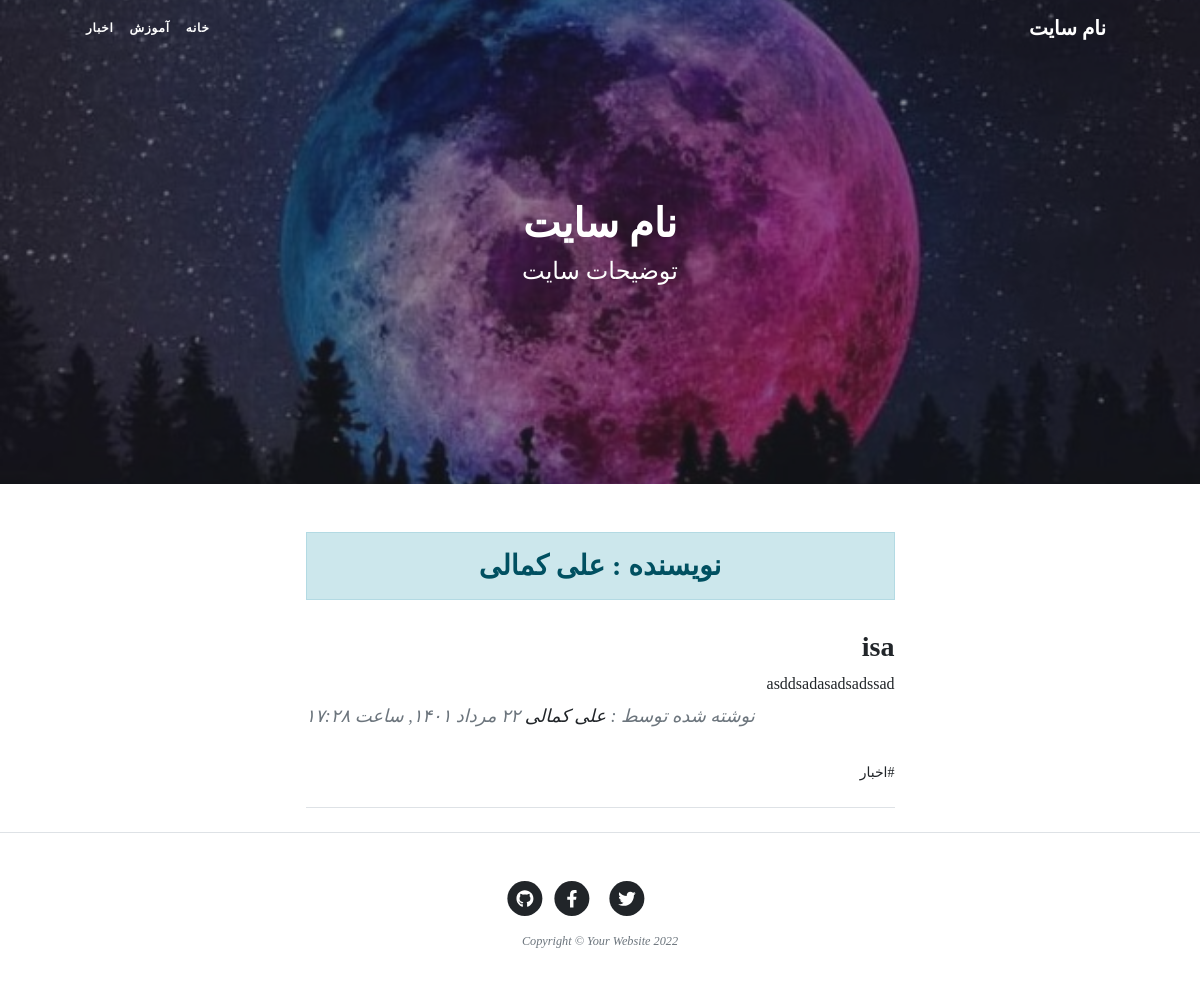
The app's page /author/irania9O, older data.
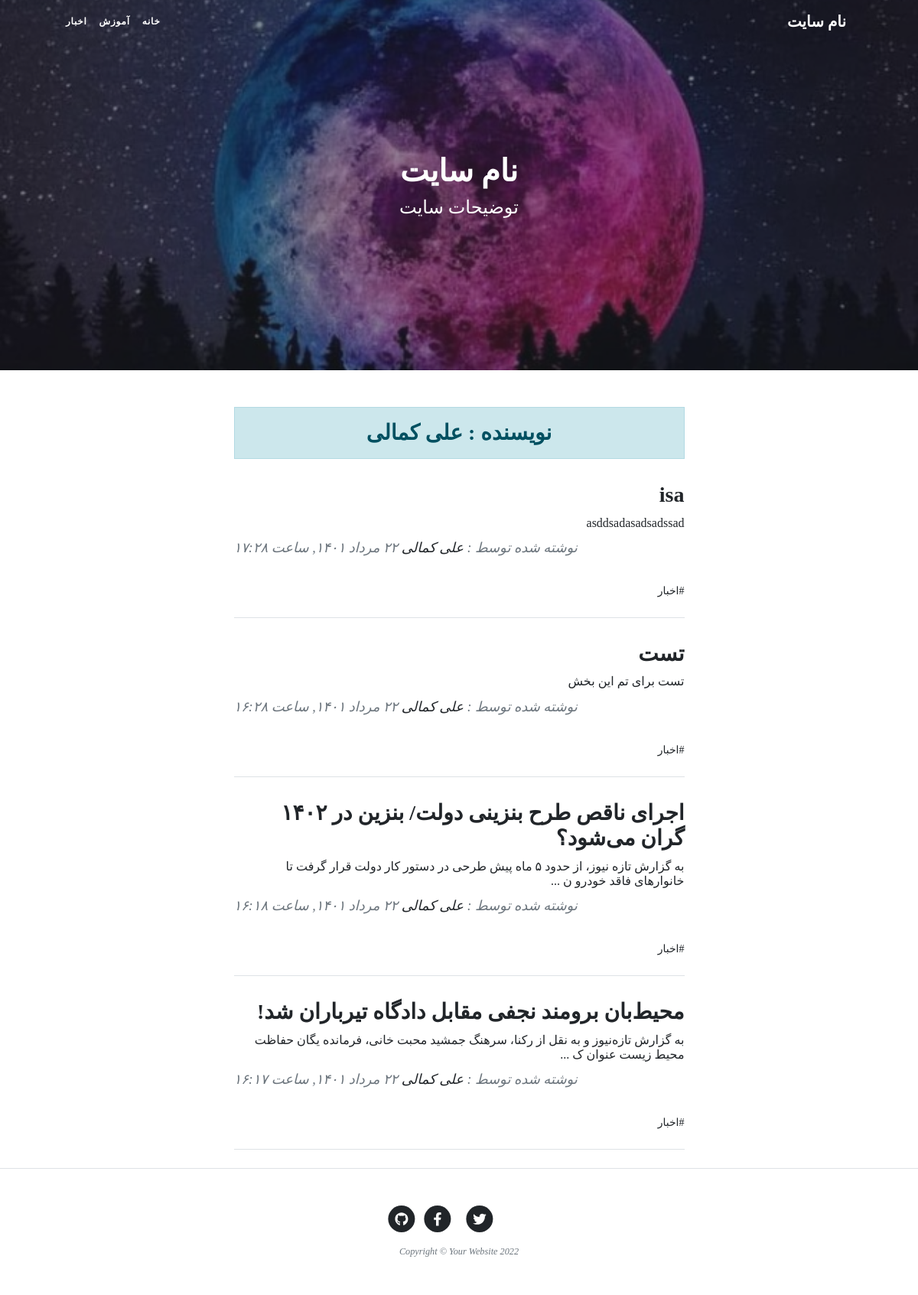
The same page, newer data.
### blog/models.py (models this page shows, shortened)
class SingletonBaseModel(models.Model):
    class Meta:
        verbose_name = "تنظیم"
        verbose_name_plural = "تنظیمات"
        abstract = True

class SiteSetting(SingletonBaseModel):
    site_header = models.CharField(max_length=50, verbose_name="هدر سایت", default="هدر سایت")
    site_name = models.CharField(max_length=100, verbose_name="نام سایت", default="نام سایت")
    site_description =  models.CharField(max_length=200, verbose_name="توضیحات سایت", default="توضیحات سایت")
    image = models.ImageField(upload_to="images", verbose_name="تصویر تیتر سایت")

class Catagory(models.Model):
    parent = models.ForeignKey('self', default=None , null=True, blank=True, on_delete=models.SET_NULL, related_name='children', verbose_name="زیر دسته")
    title = models.CharField(max_length=200, verbose_name="عنوان دسته بندی")
    slug = models.SlugField(max_length=100, unique=True, verbose_name="آدرس دسته بندی")
    status = models.BooleanField(default=True, verbose_name="آیا نمایش داده شود؟")
    position = models.IntegerField(verbose_name="پوزیشن")
    class Meta:
        verbose_name = "دسته بندی"
        verbose_name_plural = "دسته بندی ها"
        ordering = ['parent__id', 'position']
    objects = CatagoryManager()

class Article(models.Model):
    STATUS_CHOICES = (
        ('d', 'پیش‌نویس'),           # draft
        ('p', 'منتشر شده'),         # publish
        ('i', 'در حال بررسی'),      # investigaion
        ('b', 'برگشت داده شده'),    # back
    )
    author = models.ForeignKey(User, null=True, on_delete=models.SET_NULL, related_name="articles", verbose_name="نویسنده")
    title = models.CharField(max_length=200, verbose_name="عنوان مقاله")
    slug = models.SlugField(max_length=100, unique=True, verbose_name="آدرس مقاله")
    catagory = models.ManyToManyField(Catagory, verbose_name="دسته بندی", related_name="articles")
    description = models.TextField(verbose_name="محتوا")
    thumbnail = models.ImageField(upload_to="images", verbose_name="تصویر مقاله")
    publish = models.DateTimeField(default=timezone.now, verbose_name="زمان انتشار")
    created = models.DateTimeField(auto_now_add=True)
    updated = models.DateTimeField(auto_now=True)
    status = models.CharField(max_length=1, choices=STATUS_CHOICES, verbose_name="وضعیت")
    class Meta:
        verbose_name = "مقاله"
        verbose_name_plural = "مقالات"
        ordering = ['-publish']
    def jpublish(self):
        return jalali_converter(self.publish)
    jpublish.short_description = "زمان انتشار"
    objects = ArticleManager()
    def thumbnail_tag(self):
        return format_html(f"<img width=100 height=60 style='border-radius: 5px;' src='{self.thumbnail.url}'>")
    thumbnail_tag.short_description = "عکس"
    def catagoy_to_list(self):
        catagoties = []
        for catagory in self.catagory.active():
            catagoties.append(catagory.title)
        if len(catagoties) == 0:
            return "بدون دسته بندی"
        else:
            return "، ".join(catagoties)
    catagoy_to_list.short_description = "دسته بندی"

### account/models.py (models this page shows)
class User(AbstractUser):
    is_author = models.BooleanField(default=False, verbose_name="وضعیت نویسندگی")
    special_user = models.DateTimeField(default=timezone.now, verbose_name="کاربر ویژه تا")
    def is_special_user(self):
        if self.special_user > timezone.now():
            return True
        else:
            return False
    is_special_user.boolean = True
    is_special_user.short_description = "وضعیت کاربر ویژه"

### blog/views.py (the view)
# urls.py: path('author/<slug:username>' , AuthorList.as_view(), name= "author"),
class AuthorList(ListView):
    paginate_by = 5
    template_name = "blog/author_list.html"
    def get_queryset(self):
        global author
        username = self.kwargs.get("username")
        author = get_object_or_404(User, username=username)
        return author.articles.published()
    def get_context_data(self, **kwargs):
        context = super().get_context_data(**kwargs)
        context['author'] = author
        return context

### blog/models.py (called while the page is built)
    def published(self):
        return self.filter(status='p')

    def active(self):
        return self.filter(status=True)

### blog/templatetags/base_tags.py (called while the page is built)
@register.simple_tag
def site_name():
    return SiteSetting.objects.get(pk=1).site_name

@register.simple_tag
def site_header():
    return SiteSetting.objects.get(pk=1).site_header

@register.simple_tag
def site_description():
    return SiteSetting.objects.get(pk=1).site_description

@register.simple_tag
def site_image():
    return SiteSetting.objects.get(pk=1).image.url

@register.inclusion_tag("blog/partials/catagory_navbar.html")
def catagory_navbar():
    return {
        "catagories": Catagory.objects.filter(status=True)
    }

### extentions/jalali.py (called while the page is built)
    def persian_tuple(self):
        return self.persian_year, self.persian_month, self.persian_day

### extentions/utils.py (called while the page is built)
def persian_number_conventor(input_str):
    numbers = {
        "0": "۰",
        "1": "١",
        "2": "۲",
        "3": "۳",
        "4": "۴",
        "5": "۵",
        "6": "۶",
        "7": "۷",
        "8": "۸",
        "9": "۹",
    }
    for english_number, persian_number in numbers.items():
        input_str = input_str.replace(english_number, persian_number)
    return input_str

def jalali_converter(time):
    jmonths = ["فروردين", "ارديبهشت", "خرداد", "تير", "مرداد", "شهريور", "مهر", "آبان", "آذر", "دي", "بهمن", "اسفند"]
    time = timezone.localtime(time)
    time_to_str = "{},{},{}".format(time.year, time.month, time.day)
    time_to_tuple = jalali.Gregorian(time_to_str).persian_tuple()
    month_persian = jmonths[time_to_tuple[1]-1]
    output = "{} {} {}, ساعت {}:{}".format(
        time_to_tuple[2],
        month_persian,
        time_to_tuple[0],
        time.hour,
        time.minute
    )
    return persian_number_conventor(output)

### templates/blog/author_list.html (shortened to what this page needs)
{% extends 'blog/list.html' %}
{% block header %}
<h3 class="alert alert-primary text-center" style="font-family: 'Sahel'">نویسنده : {{author.get_full_name}}</h3>
{% endblock %}

### templates/blog/list.html (shortened to what this page needs)
{% extends 'blog/base.html' %}
{% load static %}
{% load base_tags %}
{% block main %}
<header class="masthead">
    <div class="container position-relative px-4 px-lg-5">
        <div class="row gx-4 gx-lg-5 justify-content-center">
            <div class="col-md-10 col-lg-8 col-xl-7">
                <div class="site-heading">
                    <h1>{% site_name %}</h1>
                    <span class="subheading">{% site_description %}</span>
                </div>
            </div>
        </div>
    </div>
</header>
<div class="container px-4 px-lg-5">
    <div class="row gx-4 gx-lg-5 justify-content-center">
        <div class="col-md-10 col-lg-8 col-xl-7">
            {% block header %}{% endblock %}
            {% for article in object_list %}
                <div class="post-preview">
                    <a href="{% url 'blog:detail' article.slug %}">
                        <h2 class="post-title">{{ article.title }}</h2>
                        <h3 class="post-subtitle">{{ article.description|striptags|truncatechars:100 }}</h3>
                    </a>
                    <p class="post-meta">
                        نوشته شده توسط :
                        <a href="{% url 'blog:author' article.author %}">{{article.author.get_full_name}}</a>
                        {{ article.jpublish }}
                    </p>
                    <div class="post-tags" >
                        {% for catagory in article.catagory.active %}
                            <a href="{% url 'blog:catagory' catagory.slug %}">#{{catagory.title}}</a>
                        {% endfor %}
                    </div>
                </div>
                <hr class="my-4" />
            {% endfor %}
        </div>
    </div>
</div>
{% endblock %}

### templates/blog/base.html (shortened to what this page needs)
{% load static %}
{% load base_tags %}
<!DOCTYPE html>
<html lang="en">
    <head>
        <link href="{% static 'blog/css/styles.css' %}" rel="stylesheet" />
        <link href="{% static 'blog/css/rtl.css' %}" rel="stylesheet" />
    </head>
    <body>
        <nav class="navbar navbar-expand-lg navbar-light" id="mainNav">
            <div class="container px-4 px-lg-5">
                <a class="navbar-brand" href="{% url 'blog:home' %}">{% site_name %}</a>
                {% catagory_navbar %}
            </div>
        </nav>
        {% block main %}
        {% endblock %}
        <footer class="border-top">
            <div class="container px-4 px-lg-5">
                <div class="row gx-4 gx-lg-5 justify-content-center">
                    <div class="col-md-10 col-lg-8 col-xl-7">
                        <ul class="list-inline text-center">
                            <li class="list-inline-item">
                                <a href="#!">
                                    <span class="fa-stack fa-lg">
                                        <i class="fas fa-circle fa-stack-2x"></i>
                                        <i class="fab fa-twitter fa-stack-1x fa-inverse"></i>
                                    </span>
                                </a>
                            </li>
                            <li class="list-inline-item">
                                <a href="#!">
                                    <span class="fa-stack fa-lg">
                                        <i class="fas fa-circle fa-stack-2x"></i>
                                        <i class="fab fa-facebook-f fa-stack-1x fa-inverse"></i>
                                    </span>
                                </a>
                            </li>
                            <li class="list-inline-item">
                                <a href="#!">
                                    <span class="fa-stack fa-lg">
                                        <i class="fas fa-circle fa-stack-2x"></i>
                                        <i class="fab fa-github fa-stack-1x fa-inverse"></i>
                                    </span>
                                </a>
                            </li>
                        </ul>
                        <div class="small text-center text-muted fst-italic">Copyright &copy; Your Website 2022</div>
                    </div>
                </div>
            </div>
        </footer>
    </body>
</html>

### templates/blog/partials/catagory_navbar.html
<div class="collapse navbar-collapse" id="navbarResponsive">
    <ul class="navbar-nav">
        <li class="nav-item">
            <a class="nav-link" href="{% url 'blog:home' %}">خانه</a>
            {% for catagory in catagories %}
                {% if catagory.parent == None %}
                    {% if catagory.children.active %}
                        {% include 'blog/partials/catagory_loop.html'%}
                    {% else %}
                    <li class="nav-item">
                        <a class="nav-link" href="{% url 'blog:catagory' catagory.slug %}">{{catagory.title}}</a>
                    </li>
                    {% endif %}
                {% endif %}
            {% endfor %}
        </li>
    </ul>
</div>

### static/blog/css/rtl.css (style rules this page uses)
body { direction: rtl; text-align: right; font-family: "Sahel"; font-size: 14px; }
h1,h2,h3,h4,h5,h6,a { font-family: Sahel; }
.navbar-nav { margin-left: initial !important; margin-right: auto; }
.post-meta { text-align: left; }
header.masthead .site-heading h1 { font-size: 40px; }
.post-title { font-size: 28px !important; }
.post-subtitle { font-size: 16px; }
header.masthead .page-heading .subheading, header.masthead .site-heading .subheading, .btn { font-family: "Sahel" ; }
header.masthead .site-heading h1 { font-size: 40px !important; font-family: "Sahel" ; }

Row changes from the older to the newer data that the page shows:
now on this page (row edited): Article: title "تست", description "تست برای تم این بخش", author.get_full_name "علی کمالی", jpublish "۲۲ مرداد ١۴۰١, ساعت ١۶:۲۸", Catagory (title "اخبار")
now on this page (row edited): Article: title "اجرای ناقص طرح بنزینی دولت/ بنزین در ۱۴۰۲ گران می‌شود؟", description "به گزارش تازه نیوز، از حدود ۵ ماه پیش طرحی در دستور کار دولت قرار گرفت تا خانوارهای فاقد خودرو ن ...", author.get_full_name "علی کمالی", jpublish "۲۲ مرداد ١۴۰١, ساعت ١۶:١۸", Catagory (title "اخبار")
now on this page (row edited): Article: title "محیط‌بان برومند نجفی مقابل دادگاه تیرباران شد!", description "به گزارش تازه‌نیوز و به نقل از رکنا، سرهنگ جمشید محبت خانی، فرمانده یگان حفاظت محیط زیست عنوان ک ...", author.get_full_name "علی کمالی", jpublish "۲۲ مرداد ١۴۰١, ساعت ١۶:١۷", Catagory (title "اخبار")
